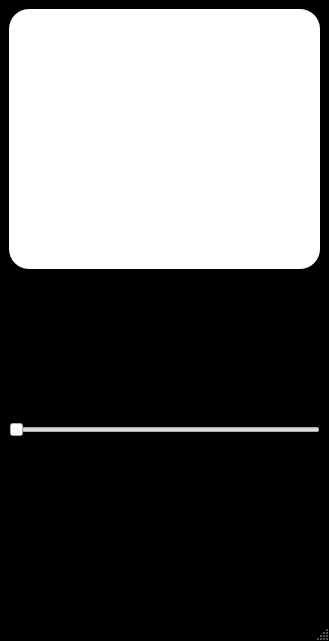
<?xml version="1.0" encoding="UTF-8"?>
<ui version="4.0">
 <class>PlayerWindow</class>
 <widget class="QMainWindow" name="PlayerWindow">
  <property name="geometry">
   <rect>
    <x>0</x>
    <y>0</y>
    <width>329</width>
    <height>641</height>
   </rect>
  </property>
  <property name="windowTitle">
   <string>MainWindow</string>
  </property>
  <property name="styleSheet">
   <string notr="true">QMainWindow{ background:#000000; }</string>
  </property>
  <widget class="QWidget" name="centralwidget">
   <layout class="QVBoxLayout" name="verticalLayout">
    <item>
     <widget class="QLabel" name="lblAlbumArt">
      <property name="minimumSize">
       <size>
        <width>0</width>
        <height>260</height>
       </size>
      </property>
      <property name="styleSheet">
       <string notr="true">QLabel{
  background:#FFFFFF;
  border-radius:20px;
}
</string>
      </property>
      <property name="text">
       <string/>
      </property>
      <property name="alignment">
       <set>Qt::AlignmentFlag::AlignCenter</set>
      </property>
     </widget>
    </item>
    <item>
     <widget class="QLabel" name="lblTitle">
      <property name="font">
       <font>
        <pointsize>24</pointsize>
        <bold>true</bold>
       </font>
      </property>
      <property name="text">
       <string>노래 제목</string>
      </property>
     </widget>
    </item>
    <item>
     <widget class="QLabel" name="lblSinger">
      <property name="font">
       <font>
        <pointsize>18</pointsize>
        <bold>true</bold>
       </font>
      </property>
      <property name="text">
       <string>가수</string>
      </property>
     </widget>
    </item>
    <item>
     <widget class="QSlider" name="sliderPosition">
      <property name="orientation">
       <enum>Qt::Orientation::Horizontal</enum>
      </property>
     </widget>
    </item>
    <item>
     <layout class="QHBoxLayout" name="horizontalLayout_2">
      <item>
       <widget class="QLabel" name="lblCurrentTime">
        <property name="text">
         <string>TextLabel</string>
        </property>
       </widget>
      </item>
      <item>
       <spacer name="horizontalSpacer_2">
        <property name="orientation">
         <enum>Qt::Orientation::Horizontal</enum>
        </property>
        <property name="sizeHint" stdset="0">
         <size>
          <width>40</width>
          <height>20</height>
         </size>
        </property>
       </spacer>
      </item>
      <item>
       <widget class="QLabel" name="lblTotalTime">
        <property name="text">
         <string>TextLabel</string>
        </property>
       </widget>
      </item>
     </layout>
    </item>
    <item>
     <layout class="QHBoxLayout" name="horizontalLayout_3">
      <item>
       <widget class="QToolButton" name="btnPrev">
        <property name="text">
         <string>...</string>
        </property>
        <property name="autoRaise">
         <bool>true</bool>
        </property>
       </widget>
      </item>
      <item>
       <spacer name="horizontalSpacer_3">
        <property name="orientation">
         <enum>Qt::Orientation::Horizontal</enum>
        </property>
        <property name="sizeHint" stdset="0">
         <size>
          <width>40</width>
          <height>20</height>
         </size>
        </property>
       </spacer>
      </item>
      <item>
       <widget class="QToolButton" name="btnPlayPause">
        <property name="text">
         <string>...</string>
        </property>
        <property name="autoRaise">
         <bool>true</bool>
        </property>
       </widget>
      </item>
      <item>
       <spacer name="horizontalSpacer_4">
        <property name="orientation">
         <enum>Qt::Orientation::Horizontal</enum>
        </property>
        <property name="sizeHint" stdset="0">
         <size>
          <width>40</width>
          <height>20</height>
         </size>
        </property>
       </spacer>
      </item>
      <item>
       <widget class="QToolButton" name="btnNext">
        <property name="text">
         <string>...</string>
        </property>
        <property name="autoRaise">
         <bool>true</bool>
        </property>
       </widget>
      </item>
     </layout>
    </item>
    <item>
     <widget class="QWidget" name="widget" native="true">
      <layout class="QHBoxLayout" name="horizontalLayout">
       <item>
        <widget class="QToolButton" name="btnBack">
         <property name="text">
          <string>...</string>
         </property>
         <property name="autoRaise">
          <bool>true</bool>
         </property>
        </widget>
       </item>
       <item>
        <spacer name="horizontalSpacer">
         <property name="orientation">
          <enum>Qt::Orientation::Horizontal</enum>
         </property>
         <property name="sizeHint" stdset="0">
          <size>
           <width>40</width>
           <height>20</height>
          </size>
         </property>
        </spacer>
       </item>
      </layout>
     </widget>
    </item>
   </layout>
  </widget>
  <widget class="QMenuBar" name="menubar">
   <property name="geometry">
    <rect>
     <x>0</x>
     <y>0</y>
     <width>329</width>
     <height>21</height>
    </rect>
   </property>
  </widget>
  <widget class="QStatusBar" name="statusbar"/>
 </widget>
 <resources/>
 <connections/>
</ui>
